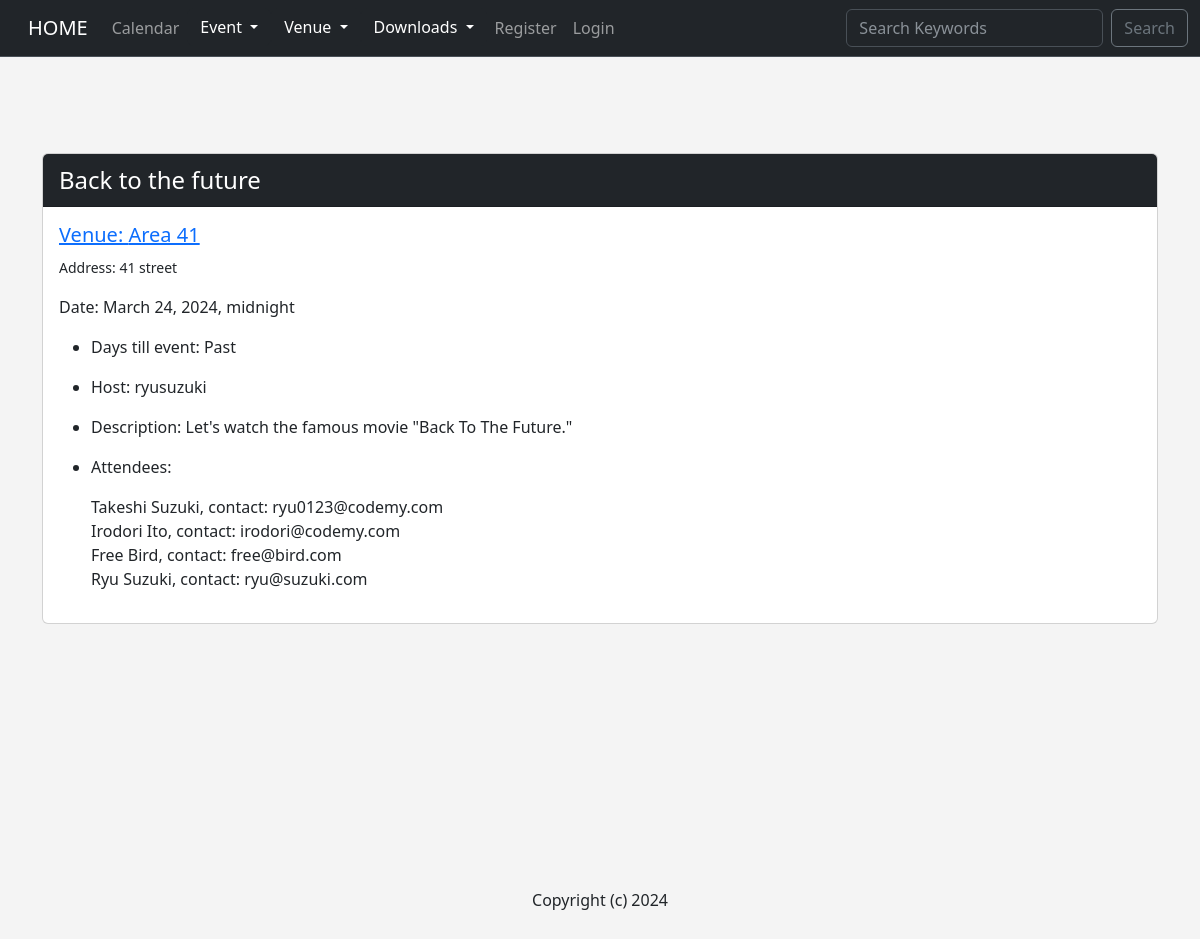
/show_event/14, run on the app's committed database.
### events/models.py (models this page shows)
class Event(models.Model):
    name = models.CharField("Event Name", max_length=120)
    event_date = models.DateTimeField("Event Date")
    venue = models.ForeignKey(Venue, blank=True, null=True, on_delete=models.CASCADE)
    manager = models.ForeignKey(User, blank=True, null=True, on_delete=models.SET_NULL)
    description = models.TextField(blank=True)
    attendees = models.ManyToManyField(MyClubUser, blank=True)
    approved = models.BooleanField("Approved", default=False)
    def __str__(self):
        return self.name
    @property
    def Days_till(self):
        today =date.today()
        days_till = self.event_date.date() - today
        days_till_stripped = str(days_till).split(" ", 1)[0]
        days_int = int(days_till_stripped)
        return days_int
    @property
    def Is_past(self):
        today = date.today()
        if self.event_date.date() < today:
            text = "Past"
        else:
            text = "Future"
        return text

class Venue(models.Model):
    name = models.CharField("Venue Name", max_length=120)
    address = models.CharField(max_length=300)
    zip_code = models.CharField("Zip Code", max_length=15)
    phone = models.CharField("Contact Phone", max_length=25, blank=True)
    web = models.URLField("Website Address", blank=True)
    email_address = models.EmailField("Email Address", blank=True)
    owner = models.IntegerField("Venue Owner", blank=False, default=1)
    venue_image = models.ImageField(null=True, blank=True, upload_to="images/")
    def __str__(self):
        return self.name

class MyClubUser(models.Model):
    first_name = models.CharField(max_length=30)
    last_name = models.CharField(max_length=30)
    email = models.EmailField("User Email")
    def __str__(self):
        return self.first_name + ' ' + self.last_name

### events/views.py (the view)
# urls.py: path('show_event/<event_id>', views.show_event, name="show_event"),
def show_event(request, event_id):
    event = Event.objects.get(pk=event_id)
    now = datetime.now()
    current_year = now.year
    return render(request,
        "events/show_event.html", {
        "event": event,
        "current_year": current_year
        })

### events/templates/events/show_event.html (shortened to what this page needs)
{% extends 'events/base.html' %}
{% block content %}
    {% if event.approved %}
            <div class="card">
                <div class="card-header text-bg-dark fs-4">{{ event }}</div>
                <div class="card-body">
                    <h5 class="card-title"><a href="{{ event.venue.web }}">Venue: {{ event.venue }}</a><br>
                    </h5><small>Address: {{ event.venue.address }}</small>
                    <p class="card-text">
                        <p>Date: {{ event.event_date }}</p>
                        <ul>
                            {% if event.Days_till > 0 %}
                                <li><p>Days till event: {{ event.Days_till }} Days</p></li>
                                {% else %}
                                <li><p>Days till event:  {{ event.Is_past }}</p></li>
                            {% endif %}
                            <li><p>Host: {{ event.manager }}</p></li>
                            <li><p>Description: {{ event.description }}</p></li>
                            <li><p>Attendees: </p></li>
                            {% for user in  event.attendees.all %}
                            {{ user }}, contact: {{ user.email }}<br>
                            {% endfor %}
                        </ul>
                    </p>
                </div>
            </div>
            <br/><br/>
    {% endif %}
{% endblock %}

### events/templates/events/base.html (style rules this page uses)
body { background: #f4f4f4; }

### data on the page
Event: name "Back to the future", venue "Area 41", venue.address "41 street", event_date "March 24, 2024, midnight", Is_past "Past", manager "ryusuzuki", description "Let's watch the famous movie \"Back To The Future.\""
MyClubUser: first_name+last_name "Takeshi Suzuki", email "ryu0123@codemy.com"
MyClubUser: first_name+last_name "Irodori Ito", email "irodori@codemy.com"
MyClubUser: first_name+last_name "Free Bird", email "free@bird.com"
MyClubUser: first_name+last_name "Ryu Suzuki", email "ryu@suzuki.com"
